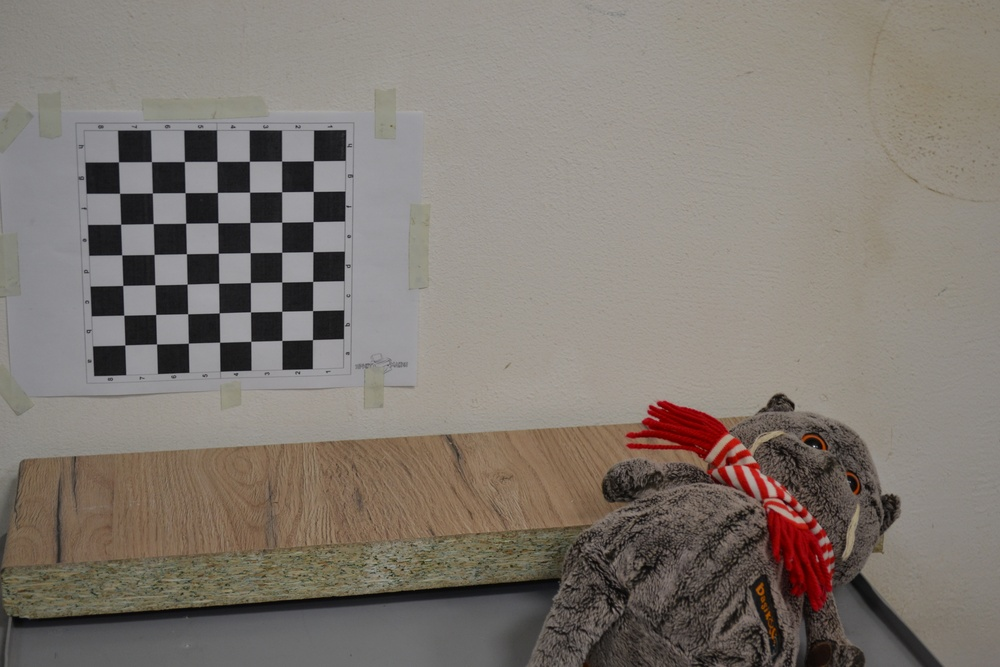
#> input picture PyProj/Photos/New/Cal_Photo/Calibre (1).JPG, 1000 x 667 px, shrunk from 4608 x 3072 before the run; its folder holds 4 pictures in this run
$ python CalibreCamera.py
#> lines starting #> are read from the running program, lines starting #| are printed output that depends on the picture
#!/usr/bin/env python

import cv2
import numpy as np
import os
import glob

# Определение размеров шахматной доски
CHECKERBOARD = (7, 7)
criteria = (cv2.TERM_CRITERIA_EPS + cv2.TERM_CRITERIA_MAX_ITER, 30, 0.001)

objpoints = []
imgpoints = []

objp = np.zeros((1, CHECKERBOARD[0] * CHECKERBOARD[1], 3), np.float32)
objp[0, :, :2] = np.mgrid[0:CHECKERBOARD[0], 0:CHECKERBOARD[1]].T.reshape(-1, 2)
prev_img_shape = None


images = glob.glob('C:/Users/User/Documents/PyProj/AgainMach/Photos/New/Cal_Photo/*.jpg')
for fname in images:
    img = cv2.imread(fname)
#> img is the input picture: shape (667, 1000, 3); mean B, G, R 113.7, 121, 128.7
    gray = cv2.cvtColor(img, cv2.COLOR_BGR2GRAY)
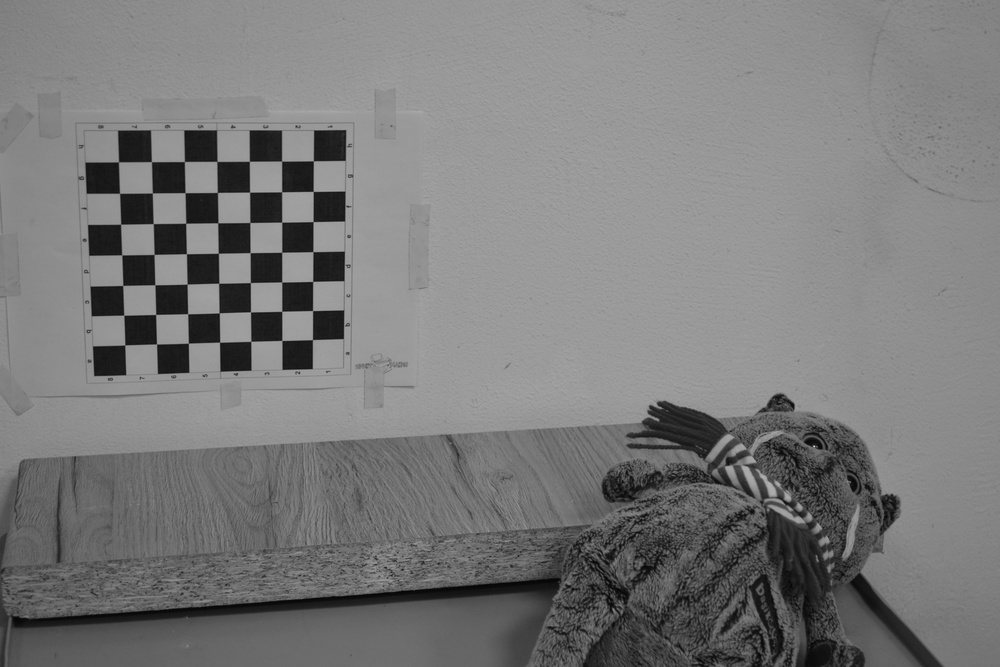
#> gray: shape (667, 1000); min 3, max 219, mean 122.4
    ret, corners = cv2.findChessboardCorners(gray, CHECKERBOARD, cv2.CALIB_CB_ADAPTIVE_THRESH + cv2.CALIB_CB_FAST_CHECK + cv2.CALIB_CB_NORMALIZE_IMAGE)
#> ret = True; corners = 49 rows, first 8: [118.5, 161.9], [151.4, 161.6], [184.3, 161.5], [217.1, 161.3], [249.4, 161.2], [281.7, 160.9], [313.3, 160.9], [119.6, 193.3]

    if ret:
        objpoints.append(objp)
        corners2 = cv2.cornerSubPix(gray, corners, (11, 11), (-1, -1), criteria)
#> corners2 = 49 rows, first 8: [118.5, 161.8], [151.4, 161.6], [184.4, 161.5], [216.9, 161.4], [249.4, 161.3], [281.6, 161.1], [313.4, 160.8], [119.6, 193.3]

        imgpoints.append(corners2)


cv2.destroyAllWindows()

h, w = img.shape[:2]
#> h = 667; w = 1000

"""
Выполнение калибровки камеры с помощью
Передача значения известных трехмерных точек (объектов)
и соответствующие пиксельные координаты
обнаруженные углы (imgpoints)
"""
ret, mtx, dist, rvecs, tvecs = cv2.calibrateCamera(objpoints, imgpoints, gray.shape[::-1], None, None)

camera_matrix = mtx
print(mtx)
print(dist)

camera_distortion = dist

camera_rvecs = (np.array([[0.35489213],
                          [-0.22140186],
                          [0.0085083]]), np.array([[0.19452628],
                                                   [-0.28029741],
                                                   [0.00437356]]), np.array([[0.23228733],
                                                                             [0.30498164],
                                                                             [0.05765721]]), np.array([[-0.50079464],
                                                                                                       [-0.79114125],
                                                                                                       [1.40283552]]),
                np.array([[0.09978162],
                          [-0.31441551],
                          [1.56536252]]), np.array([[0.07105937],
                                                    [-0.38124153],
                                                    [1.56099916]]), np.array([[0.17826471],
                                                                              [-0.23240602],
                                                                              [1.53891274]]), np.array([[0.24700102],
                                                                                                        [-0.27459891],
                                                                                                        [1.51650143]]),
                np.array([[0.50239007],
                          [-0.09147182],
                          [0.07087062]]), np.array([[0.01041597],
                                                    [-0.46913666],
                                                    [0.00963228]]), np.array([[0.01004359],
                                                                              [-0.46865357],
                                                                              [0.00980562]]), np.array([[0.81430126],
                                                                                                        [-0.06426537],
                                                                                                        [0.03261915]]))
